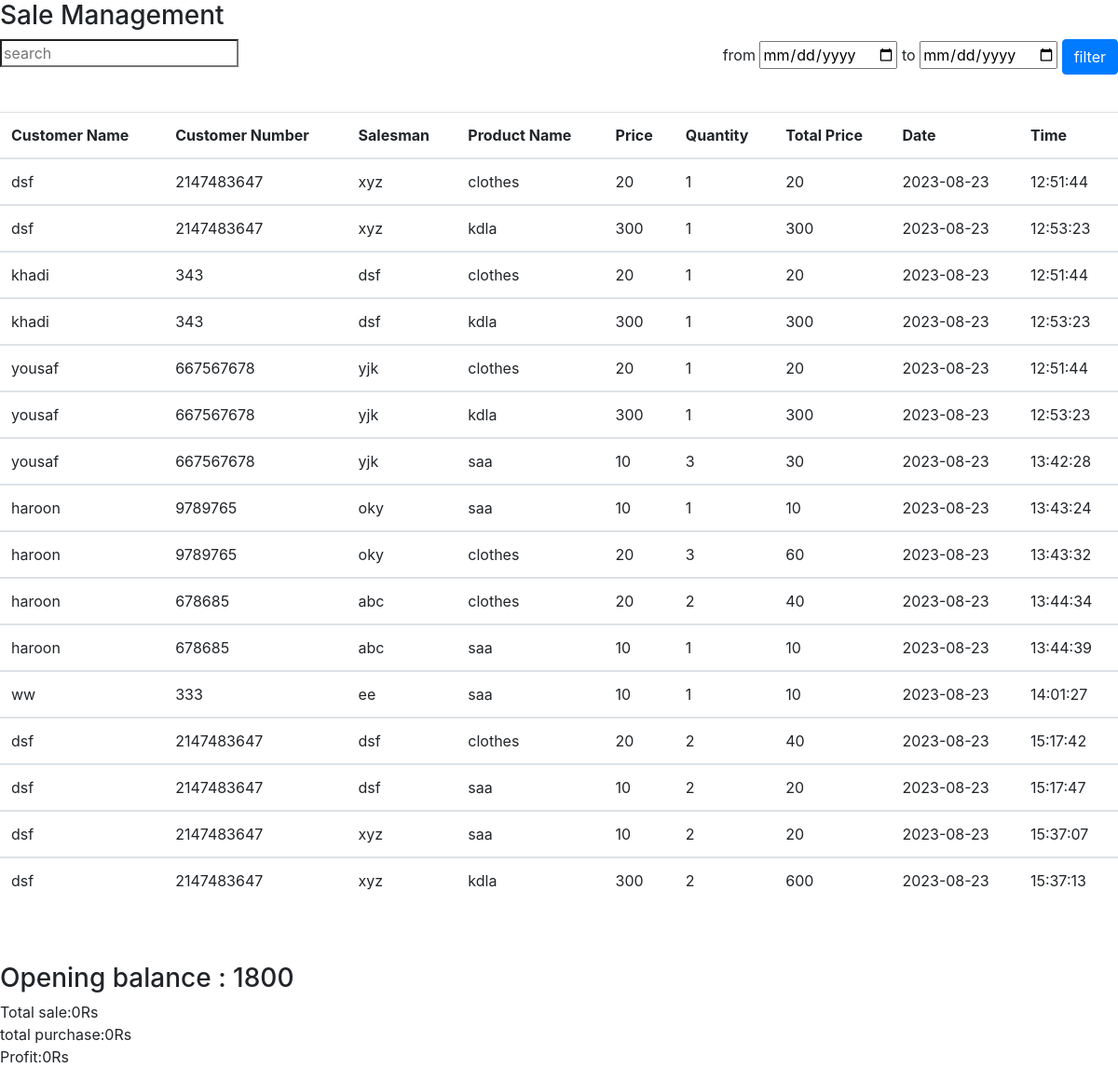
Screenshot of /sale_manage.php (signed in) with the database file from the repository.
### tables this page shows
CREATE TABLE `customer_detail` (
  `id` int(20) NOT NULL,
  `customer_name` varchar(20) NOT NULL,
  `customer_number` int(20) NOT NULL,
  `salesman` varchar(20) NOT NULL,
  `product_name` varchar(20) NOT NULL,
  `price` int(20) NOT NULL,
  `cquantity` int(20) NOT NULL,
  `total_price` int(20) NOT NULL,
  `date` date NOT NULL,
  `time` time NOT NULL,
  `grand_total` int(100) NOT NULL,
  `received` int(20) NOT NULL,
  `status` varchar(20) NOT NULL,
  `report_id` int(20) NOT NULL
);

### sale_manage.php (the view, shortened to what this page needs)
<!doctype html>
<html lang="en">
  <head>
    <link rel="stylesheet" href="https://cdn.jsdelivr.net/npm/bootstrap@4.6.2/dist/css/bootstrap.min.css">
  </head>
  <body>
<h3>Sale Management</h3>
<input type="search" placeholder='search' id='search'>
<form method='post'   class='float-right'>
 from <input type="date" name='sdate' id='sdate_filter'>
to <input type="date" name='edate' id='edate_filter'>
<input type="submit" name='filter' id='filter' class='btn btn-primary' value='filter'>
</form>
    <table class="table table-hover mt-5 " id="s_table">
  <thead>
    <tr>
      <th scope="col">Customer Name</th>
      <th scope="col">Customer Number</th>
      <th scope="col">Salesman</th>
      <th scope="col">Product Name</th>
      <th scope="col">Price</th>
      <th scope="col">Quantity</th>
      <th scope="col">Total Price</th>
      <th scope="col">Date</th>
      <th scope="col">Time</th>
    </tr>
  </thead>
  </body>
</html>
<?php
include('config.php');
if(isset($_POST['filter'])){
  $start_d=new DateTime($_POST['sdate']);
  $end_d=new DateTime($_POST['edate']);
  $start=$start_d->format('Y-m-d');
  $end=$end_d->format('Y-m-d');
  $sql1="SELECT * from customer_detail where `date` BETWEEN '$start' AND '$end'";
  $result1=mysqli_query($conn,$sql1);
}else{
$sql1="SELECT * FROM customer_detail";
$result1=mysqli_query($conn,$sql1);
}
if(mysqli_num_rows($result1)>0){
  $b=0;
  while($row=mysqli_fetch_assoc($result1)){
    echo '<tbody>
    <tr>
    <td>'.$row['customer_name'].'</td>
    <td>'.$row['customer_number'].'</td>
    <td>'.$row['salesman'].'</td>
    <td>'.$row['product_name'].'</td>
    <td>'.$row['price'].'</td>
    <td>'.$row['cquantity'].'</td>
    <td>'.$row['total_price'].'</td>
    <td>'.$row['date'].'</td>
    <td>'.$row['time'].'</td>
    </tr>';
$b=$b+$row['total_price'];
}
echo '</tbody>
</table> <br><br>';
 echo "<h3 class='cl'> Opening balance : ".$b."</h3>";
  $sql1="SELECT p.`product name`, p.`sale price`, p.`purchase price`,cd.product_name, cd.`cquantity`
  FROM `products` p
  JOIN `customer_detail` cd ON p.`product name` = cd.`product_name`";
  $result1=mysqli_query($conn,$sql1);
  $tsale=0;
$tpurchase=0;
if(mysqli_num_rows($result1)>0){
  while($row=mysqli_fetch_assoc($result1)){
    $tsale=$tsale+($row['sale price']*$row['cquantity']);
    $tpurchase=$tpurchase+($row['purchase price']*$row['cquantity']);
}
$profit=$tsale-$tpurchase;
  echo " <br> Total sale: " .$tsale."Rs<br> total purchase: ".$tpurchase."Rs <br> Profit: ".$profit."Rs";
}else{
  echo "Total sale:0Rs <br> total purchase:0Rs <br> Profit:0Rs";
}
}else {
  echo '</tbody>
  </table> <br><br>';
  echo "<h3 class='cl'> No records found.</h3>";
}
    ?>

### sale_manage.php (style rules this page uses)
.cl { clear:both; }

### rows the page displays
customer_detail: customer_name "dsf", customer_number "2147483647", salesman "xyz", product_name "clothes", price "20", cquantity "1", total_price "20", date "2023-08-23", time "12:51:44"
customer_detail: customer_name "dsf", customer_number "2147483647", salesman "xyz", product_name "kdla", price "300", cquantity "1", total_price "300", date "2023-08-23", time "12:53:23"
customer_detail: customer_name "khadi", customer_number "343", salesman "dsf", product_name "clothes", price "20", cquantity "1", total_price "20", date "2023-08-23", time "12:51:44"
customer_detail: customer_name "khadi", customer_number "343", salesman "dsf", product_name "kdla", price "300", cquantity "1", total_price "300", date "2023-08-23", time "12:53:23"
customer_detail: customer_name "yousaf", customer_number "667567678", salesman "yjk", product_name "clothes", price "20", cquantity "1", total_price "20", date "2023-08-23", time "12:51:44"
customer_detail: customer_name "yousaf", customer_number "667567678", salesman "yjk", product_name "kdla", price "300", cquantity "1", total_price "300", date "2023-08-23", time "12:53:23"
customer_detail: customer_name "yousaf", customer_number "667567678", salesman "yjk", product_name "saa", price "10", cquantity "3", total_price "30", date "2023-08-23", time "13:42:28"
customer_detail: customer_name "haroon", customer_number "9789765", salesman "oky", product_name "saa", price "10", cquantity "1", total_price "10", date "2023-08-23", time "13:43:24"
customer_detail: customer_name "haroon", customer_number "9789765", salesman "oky", product_name "clothes", price "20", cquantity "3", total_price "60", date "2023-08-23", time "13:43:32"
customer_detail: customer_name "haroon", customer_number "678685", salesman "abc", product_name "clothes", price "20", cquantity "2", total_price "40", date "2023-08-23", time "13:44:34"
customer_detail: customer_name "haroon", customer_number "678685", salesman "abc", product_name "saa", price "10", cquantity "1", total_price "10", date "2023-08-23", time "13:44:39"
customer_detail: customer_name "ww", customer_number "333", salesman "ee", product_name "saa", price "10", cquantity "1", total_price "10", date "2023-08-23", time "14:01:27"
customer_detail: customer_name "dsf", customer_number "2147483647", salesman "dsf", product_name "clothes", price "20", cquantity "2", total_price "40", date "2023-08-23", time "15:17:42"
customer_detail: customer_name "dsf", customer_number "2147483647", salesman "dsf", product_name "saa", price "10", cquantity "2", total_price "20", date "2023-08-23", time "15:17:47"
customer_detail: customer_name "dsf", customer_number "2147483647", salesman "xyz", product_name "saa", price "10", cquantity "2", total_price "20", date "2023-08-23", time "15:37:07"
customer_detail: customer_name "dsf", customer_number "2147483647", salesman "xyz", product_name "kdla", price "300", cquantity "2", total_price "600", date "2023-08-23", time "15:37:13"

### other values shown
$b "1800"
